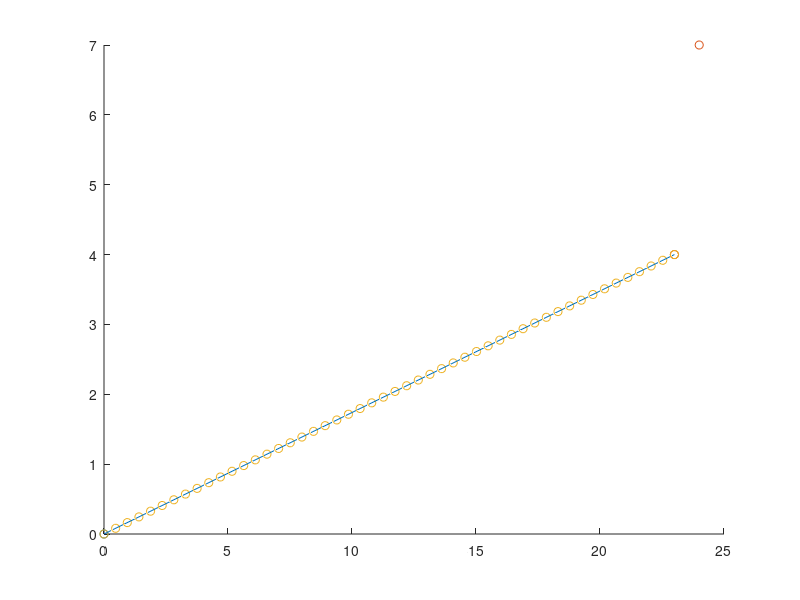

This chart was generated by the following MATLAB code: (Note: this script raises an error after producing the figure.)

function Log_cost_projected_approach2

% Parameters
%%%%%%%%%%%%%%%%%%%%%%%%%%%%%%%%%%%%%%%%%%%%%%%%%%%%%%%%%%%%%%%%%%%%%%%%%%%
param.dt = 1E-2;        % Time step length
param.nbData = 50;      % Number of datapoints
param.nbIter = 1000;    % Number of iterations for iLQR
param.nbPoints = 1;     % Number of viapoints
param.nbVarX = 3;       % State space dimension (x1,x2,x3)
param.nbVarU = 3;       % Control space dimension (dx1,dx2,dx3)
param.nbVarF = 2;       % Objective function dimension (f1,f2,f3, with f3 as orientation)
param.r = 100;          % Control weight term
param.nbObj = 2;

% defining the two objectives
%param.Obj3d = [[20.; -1.;0], [20.; 1.;0], [20;0;-1]];
%param.Obj3d = [[22.; -4.], [5.; 5.]];
%param.Obj3d = [[15.; 6.], [-2.; 3.]];
param.Obj3d = [[24; 7;5],[23; 4;10]];

% Initial robot pose
x0_3d = [0;0;0];


% generate the trajectory to be avoided for all objects exept goal (index 1)
param.traj3d = zeros(param.nbVarX, param.nbData, param.nbObj-1);

for i = 2:param.nbObj 
    param.traj3d(1,:,i-1) = linspace(0,param.Obj3d(1,i),param.nbData);
    param.traj3d(2,:,i-1) = linspace(0,param.Obj3d(2,i),param.nbData);
    param.traj3d(3,:,i-1) = linspace(0,param.Obj3d(3,i),param.nbData);
end


% -------------------------------------------------------------------------
% PLOTTING THE INITIAL SITUATION
figure
hold on
scatter3(x0_3d(1),x0_3d(2),x0_3d(3));
scatter3(param.Obj3d(1,:),param.Obj3d(2,:), param.Obj3d(3,:));

for j = 2:param.nbObj
    scatter3(param.traj3d(1,:,j-1), param.traj3d(2,:,j-1), param.traj3d(3,:,j-1));
    plot3([x0_3d(1) param.Obj3d(1,j)],[x0_3d(2) param.Obj3d(2,j)],[x0_3d(3) param.Obj3d(3,j)]);
end

size_rec = 0.5;

draw_cube(param.Obj3d(:,1), size_rec, 'green');

for i = 2:param.nbObj
    
   draw_cube(param.Obj3d(:,i), size_rec, 'red'); 
    
end

xlabel('x');
ylabel('y');
zlabel('z');
xlim([-2,30]);
ylim([-2,30]);
zlim([-2,30]);
grid on;
view(3);
hold off

% ------------------------------------------------------------------------

% defining the point of view of the observer
param.pov = [15; -10; 5];
param.ThetaX = 0;
param.ThetaY = 0;
param.ThetaZ = 0;

% projecting objectives and trajectories on viewplane
param.Obj = Point_Projection(param.Obj3d,param.ThetaX, param.ThetaY, param.ThetaZ, param.pov);
param.traj = zeros(param.nbVarX-1, param.nbData, param.nbObj-1);

for i = 1:param.nbObj-1
    param.traj(:,:,i) = Point_Projection(param.traj3d(:,:,i), param.ThetaX, param.ThetaY, param.ThetaZ, param.pov);
end

% computing the covariance matrix of the various goals
X_obj = param.Obj - mean(param.Obj, 2);

Cov = X_obj*X_obj'/(param.nbObj-1);
epsilon = 1E-4 * diag(ones(2));
Cov = Cov+epsilon; % ensure not to have a singular matrixx

% Compute the eigenvectos of the covariance matrix
[eig_vec, D] = eig(Cov);
eig_max = max(D, [], 'all');

% tuning the weights as a function of the eigenvalues
% start by sorting the eigenvalues and rearanging eigenvectors
[~,I] = sort(diag(D),'descend');
eig_vec = eig_vec(:,I);
D = diag([10,5])/eig_max;


% TUNING PARAMETERS ------------------------------------------------------

% Q2 matrix, keep away from unwanted trajectories
scaling_fact = 1000;


param.w2 = linspace(3000, 1500, param.nbData);

q = zeros(1,param.nbData);
q(:) = scaling_fact;
param.Q2 = kron(diag(q), eig_vec*D*eig_vec');


% Q1 brings end effector to right goal
param.Qf = param.nbData*param.w2(1)*scaling_fact*100;
Mat1 = eye(param.nbData);
Mat1(param.nbData, param.nbData) = param.Qf; %terminal weight
param.Q1 = kron(Mat1, eye(param.nbVarX)*100);

% Qp brings end effector to right goal in projection space
Mat2 = eye(param.nbData);
Mat2(param.nbData, param.nbData) = param.Qf;
param.Qp = kron(Mat2, eig_vec*eye(param.nbVarX-1)*eig_vec'*0);


% Defining the control matrix
R = speye((param.nbData-1)*param.nbVarU)*param.r;

%--------------------------------------------------------------------------

% Iterative LQR (iLQR)
%%%%%%%%%%%%%%%%%%%%%%%%%%%%%%%%%%%%%%%%%%%%%%%%%%%%%%%%%%%%%%%%%%%%%%%%%%%
u = zeros(param.nbVarU*(param.nbData-1), 1); %Initial commands

% projecting it on viewspace
x0 = Point_Projection(x0_3d, param.ThetaX, param.ThetaY, param.ThetaZ, param.pov);

% Transfer matrices (for linear system as single integrator)
Su0 = [zeros(param.nbVarX, (param.nbVarX)*(param.nbData-1)); tril(kron(ones(param.nbData-1), eye(param.nbVarX)*param.dt))];
Sx0 = kron(ones(param.nbData,1), eye(param.nbVarX));

for n=1:param.nbIter	
	x3d = reshape(Su0 * u + Sx0 * x0_3d, param.nbVarX, param.nbData); %System evolution  
    
    % computing the Jacobians and Hessian of the cost function around the
    % current trajectory
    Jx = Gradient_x(x3d, param);
    Ju = 2*R*u;
    
    Hxx = Hess_x(x3d, param);
    Huu = 2*R;

    
    % calculating the update step
    du = (Su0'*Hxx*Su0 + Huu)^(-1)*(-Su0'*Jx-Ju);
    
	% Estimate step size with backtracking line search method
	
	alpha = 1;
	cost0 = cost_fct(x3d, u, param, R);
    
    
	while 1
		utmp = u + du * alpha;
		xtmp = reshape(Su0 * utmp + Sx0 * x0_3d, param.nbVarX, param.nbData); %System evolution
        
        cost = cost_fct(xtmp, utmp, param, R);
                
        if cost < cost0 || alpha < 1E-4
			break;
        end
        
		alpha = alpha * 0.5;
    end
    
	u = u + du * alpha;
    
    clc;
    display(n);
	
	if norm(du * alpha) < 1E-2
		break; % Stop iLQR when solution is reached
    end
    
end
disp(['iLQR converged in ' num2str(n) ' iterations.']);

% retransforming everything in original frame

if abs(x3d(1,param.nbData) - param.Obj(1,1)) < 1E-5
    if abs(x3d(2, param.nbData) -param.Obj(2,1)) < 1E-5
        if abs(x3d(2, param.nbData)-param.Obj(2,1)) < 1E-5
        
            display("reached goal point");
        end
    end
end

%% Plot state space
%%%%%%%%%%%%%%%%%%%%%%%%%%%%%%%%%%%%%%%%%%%%%%%%%%%%%%%%%%%%%%%%%%%%%%%%%%%

% Plot projection ---------------------------------------------------------
x = Point_Projection(x3d, param.ThetaX, param.ThetaY, param.ThetaZ, param.pov);

figure('position',[10,10,600,600], 'color', [1 1 1]);
hold on;

% PLOT Cost isolines
%-------------------------------------------------------
Xs = linspace(-30,50,100);
[Grid_X, Grid_Y] = meshgrid(Xs);
Grid_X = reshape(Grid_X, 1, []);
Grid_Y = reshape(Grid_Y, 1, []);
Grid_coord = [Grid_X; Grid_Y];
costP = cost_plot(Grid_coord, param);
costP = reshape(costP, 100, 100);


size_rec = 0.75;
rec1_x = [param.Obj(1,1)-size_rec, param.Obj(1,1)-size_rec,  param.Obj(1,1)+size_rec, param.Obj(1,1)+size_rec];
rec1_y = [param.Obj(2,1)-size_rec, param.Obj(2,1)+size_rec, param.Obj(2,1)+size_rec, param.Obj(2,1)-size_rec];

patch(rec1_x, rec1_y, [0.4660 0.6740 0.1880]);
for j = 2:param.nbObj
    rec2_x = [param.Obj(1,j)-size_rec, param.Obj(1,j)-size_rec, param.Obj(1,j)+size_rec, param.Obj(1,j)+size_rec];
    rec2_y = [param.Obj(2,j)-size_rec, param.Obj(2,j)+size_rec, param.Obj(2,j)+size_rec, param.Obj(2,j)-size_rec];
    patch(rec2_x, rec2_y, [0.8500 0.3250 0.0980]);
end
plot(x(1,:),x(2,:),"LineWidth", 1.5, "Marker", 'o')

% plotting fastest path
plot([x0(1) param.Obj(1,2)], [x0(2) param.Obj(2,2)], 'color', [0.4940 0.1840 0.5560], "LineWidth", 0.8, "LineStyle", '--');
plot([x0(1) param.Obj(1,1)], [x0(2) param.Obj(2,1)], 'color', [0.4940 0.1840 0.5560], "LineWidth", 0.8, "LineStyle", '--');

xlim([-1, 15])
ylim([-1, 15])
grid on
axis off
hold off;


% Plotting the 3D trajectory-----------------------------------------------

figure('position',[10,10,600,600], 'color', [1 1 1]);
hold on
grid on

plot3(x3d(1,:),x3d(2,:),x3d(3,:),"LineWidth", 1.5);


% plotting the objectives
draw_cube(param.Obj3d(:,1), size_rec, [0.4660 0.6740 0.1880]);

for i = 2:param.nbObj
    
   draw_cube(param.Obj3d(:,i), size_rec, [0.8500 0.3250 0.0980]); 
    
end

plot3([x0_3d(1) param.Obj3d(1,1)], [x0_3d(2) param.Obj3d(2,1)], [x0_3d(3) param.Obj3d(3,1)], 'color', [0.4940 0.1840 0.5560], "LineWidth", 0.8, "LineStyle", '--');
plot3([x0_3d(1) param.Obj3d(1,2)], [x0_3d(2) param.Obj3d(2,2)], [x0_3d(3) param.Obj3d(3,2)], 'color', [0.4940 0.1840 0.5560], "LineWidth", 0.8, "LineStyle", '--');

Rx = [1 0 0; 0 cos(param.ThetaX) -sin(param.ThetaX); 0 sin(param.ThetaX) cos(param.ThetaX)];
Ry = [cos(param.ThetaY) 0 sin(param.ThetaY); 0 1 0; -sin(param.ThetaY) 0 cos(param.ThetaY)];
Rz = [cos(param.ThetaZ) -sin(param.ThetaZ) 0; sin(param.ThetaZ) cos(param.ThetaZ) 0; 0 0 1];

ey = [0;6;0];
ey_new = Rz*Ry*Rx*ey;

quiver3(param.pov(1), param.pov(2), param.pov(3), ey_new(1), ey_new(2), ey_new(3),"LineWidth", 5, 'color', 'b');
draw_cube(param.pov, 1, [0.9290 0.6940 0.1250])

xlim([-2,28]);
ylim([-15,15]);
zlim([-2,28]);
xlabel('x');
ylabel('y');
zlabel('z');

view(3);
hold off;

figure
Xs = linspace(-30,50,100);
[Grid_X, Grid_Y] = meshgrid(Xs);
mesh(Grid_X, Grid_Y,costP)


end

%GRADIENT function --------------------------------------------------------

function Jx = Gradient_x(X, param)
    %{ 
    Computes the gradient of the cost function with respect to the x
    X: (NxM) datapoints
    Jx: (NMx1) vector containing the gradient of each step

    %}
    
    % building projection matrix
    Rx = [1 0 0; 0 cos(param.ThetaX) -sin(param.ThetaX); 0 sin(param.ThetaX) cos(param.ThetaX)];
    Ry = [cos(param.ThetaY) 0 sin(param.ThetaY); 0 1 0; -sin(param.ThetaY) 0 cos(param.ThetaY)];
    Rz = [cos(param.ThetaZ) -sin(param.ThetaZ) 0; sin(param.ThetaZ) cos(param.ThetaZ) 0; 0 0 1];
    P = inv(Rz*Ry*Rx);
    P = P([1,3],:);
    
    X1 = reshape(X-param.Obj3d(:,1), param.nbVarX*param.nbData,1);
    Jx = 2*param.Q1*X1;
    
    % Projecting X on 2D viewplane to calcultate 2D Jacobian in viewplane
    Xp = Point_Projection(X, param.ThetaX, param.ThetaY, param.ThetaZ, param.pov);
    X1p = reshape(Xp-param.Obj(:,1), (param.nbVarX-1)*param.nbData, 1);
    
    Jxp = 2*param.Qp*X1p;
    
    for k = 1:param.nbData          % iterate over the points of trajectorx
        Q2 = param.Q2(2*k-1:2*k,2*k-1:2*k);
        
        for j = 1:param.nbObj-1     % iterate over the number of different objectives
            for i = 2:param.nbData  % iterate over the trajectory to avoid

                X2 = Xp(:,k)-param.traj(:,i,j);
                Jxp(2*k-1:2*k,:) = Jxp(2*k-1:2*k,:) - param.w2(i)*2*Q2*X2/((X2'*Q2*X2+1));

            end
        end   
    end
    
    % going from 2d Jacobian to the 3D one
    Jxp = reshape(Jxp, param.nbVarX-1, param.nbData);
    Jxp = reshape(P'*Jxp, param.nbVarX*param.nbData,1);
    Jx = Jx + Jxp;
 

end

function Jx = Gradient_plot(X,param)
    
    % -- NOT UP TO DATE: must update gradient calculation accountinf for
    % projection 
    % building projection matrix
    Rx = [1 0 0; 0 cos(param.ThetaX) -sin(param.ThetaX); 0 sin(param.ThetaX) cos(param.ThetaX)];
    Ry = [cos(param.ThetaY) 0 sin(param.ThetaY); 0 1 0; -sin(param.ThetaY) 0 cos(param.ThetaY)];
    Rz = [cos(param.ThetaZ) -sin(param.ThetaZ) 0; sin(param.ThetaZ) cos(param.ThetaZ) 0; 0 0 1];
    P = inv(Rz*Ry*Rx);
    P = P([1,3],:);
    

    Q1 = param.Q1(1:3,1:3);
    Q2 = param.Q2(1:2,1:2);
    [N,M] = size(X);
    Jx = zeros(N,M);
    Jxp = zeros(N-1, M);
    
    for k = 1:M
       X1 = X(:,k) - param.Obj3d(:,1);
       Jx(:,k) =  Q1*X1;
       
       Xp = Point_Projection(X,param.ThetaX, param.ThetaY, param.ThetaZ, param.pov);
       for i = 2:param.nbData
           
           for j = 1:param.nbObj-1
               X2 = Xp(:,k) - param.traj(:,i,j);
               Jxp(:,k) = Jxp(:,k) - param.w2(i)*2*Q2*X2/(X2'*Q2*X2+1);
               Jx(:,k) = Jx (:,k)+ P'*Jxp(:,k);
           end
       end
        
        
    end

end

% HESSIAN function --------------------------------------------------------

function Hxx = Hess_x(X, param)
    %{
    Returns the Hessian of the cost function around each one of the
    datapoints
    X (NxM) input data
    Hxx (N*NbrDataPoints) square matrix
    %}
    
    % building projection matrix
    Rx = [1 0 0; 0 cos(param.ThetaX) -sin(param.ThetaX); 0 sin(param.ThetaX) cos(param.ThetaX)];
    Ry = [cos(param.ThetaY) 0 sin(param.ThetaY); 0 1 0; -sin(param.ThetaY) 0 cos(param.ThetaY)];
    Rz = [cos(param.ThetaZ) -sin(param.ThetaZ) 0; sin(param.ThetaZ) cos(param.ThetaZ) 0; 0 0 1];
    P = inv(Rz*Ry*Rx);
    P = P([1,3],:);
    
    Q1 = param.Q1;
    Hxx = 2*Q1;
    
    % projecting trajectory on the viewplane
    Xp = Point_Projection(X, param.ThetaX, param.ThetaY, param.ThetaZ, param.pov);
    Hxxp = []; % Hessian for all points 
    
    for k = 1:param.nbData
        H2d = 2*param.Qp(2*k-1:2*k, 2*k-1:2*k);
        Q2 = param.Q2(2*k-1:2*k,2*k-1:2*k);
        
        for j = 1:param.nbObj-1         % iterate over the number of different objectives
            for i = 2:param.nbData      % iterate over the trajectory    
            
                % computing Hessian in projection space
                
                X2 = Xp(:,k)-param.traj(:,i,j);
                H2d = H2d - param.w2(i)*((2*Q2/((X2'*Q2*X2+1)) - 4*Q2*X2*(Q2*X2)'/((X2'*Q2*X2+1)^2))); 
                
            end
        end
        
        % from projection space Hessian compute original space
        % Hessian

        H3d = P'*H2d*P;
        Hxxp = blkdiag(Hxxp, H3d);
    end
  
   Hxx = Hxx + Hxxp;
      
end

% COST FUNCTION -----------------------------------------------------------

function cost = cost_fct(X, U, param, R)
    %{
    X (NxM)

    %}
    X1 = reshape(X-param.Obj3d(:,1), (param.nbVarX)*param.nbData,1);
    Q1 = param.Q1;
    
    cost = X1'*Q1*X1 + U'*R*U;
    
    %projecting points
    Xp = Point_Projection(X, param.ThetaX, param.ThetaY, param.ThetaZ, param.pov);
    X1p = reshape(Xp-param.Obj(:,1), (param.nbVarX-1)*param.nbData, 1);
    cost = cost + X1p'*param.Qp*X1p;
    
    for k = 1:param.nbData
        Q2 = param.Q2(2*k-1:2*k,2*k-1:2*k);
        for j = 1:param.nbObj-1        %iterating over points of the trajectory
           for i = 2:param.nbData      %iterating over the number of objectives

                X2 = Xp(:,k)-param.traj(:,i,j);
                cost = cost - param.w2(i)*log((X2'*Q2*X2+1));

            end
        end
    end
    
end


function cost = cost_plot(X, param)
    
    Q1 = param.Q1(1:3,1:3);
    Q2 = param.Q2(1:2,1:2);
    [~,M] = size(X);
    cost = zeros(1,M);
    
    for k = 1:M    
   
       for i = 1:param.nbData
           for j = 1:param.nbObj-1
               X2 = X(:,k) - param.traj(:,i,j);
               cost(:,k) = cost(:,k)-param.w2(i)*log(X2'*Q2*X2+1);
           end
       end
           
    end

end

% funcitons used fro report demonstration 

function Jx = Gradient_x_test(X, param)
    %{ 
    Computes the gradient of the cost function with respect to the x
    X: (NxM) datapoints
    Jx: (NMx1) vector containing the gradient of each step

    %}
    
    %building projection matrix
    Rx = [1 0 0; 0 cos(param.ThetaX) -sin(param.ThetaX); 0 sin(param.ThetaX) cos(param.ThetaX)];
    Ry = [cos(param.ThetaY) 0 sin(param.ThetaY); 0 1 0; -sin(param.ThetaY) 0 cos(param.ThetaY)];
    Rz = [cos(param.ThetaZ) -sin(param.ThetaZ) 0; sin(param.ThetaZ) cos(param.ThetaZ) 0; 0 0 1];
    P = inv(Rz*Ry*Rx);
    P = P([1,3],:);
    
    X1 = reshape(X-param.Obj3d(:,1), param.nbVarX*param.nbData,1);
    %Q2 = param.Q2;
    Jx = 2*param.Q1*X1;
    
    %Projecting X on 2D viewplane to calcultate 2D Jacobian in viewplane
    Xp = Point_Projection(X, param.ThetaX, param.ThetaY, param.ThetaZ, param.pov);
    %Xp = reshape(Xp, (param.nbVarX-1)*param.nbData, 1);
    X1p = reshape(Xp-param.Obj(:,1), (param.nbVarX-1)*param.nbData, 1);
    
    Jxp = 2*param.Qp*X1p;
    
    for k = 1:param.nbData          %iterate over the points of trajectorx
        Q2 = param.Q2(2*k-1:2*k,2*k-1:2*k);
        
        for j = 1:param.nbObj-1     %iterate over the number of different objectives
              %iterate over the trajectory to avoid

                X2 = Xp(:,k)-param.Obj(:,2);
                Jxp(2*k-1:2*k,:) = Jxp(2*k-1:2*k,:) - param.w2(1)*2*Q2*X2/((X2'*Q2*X2));
    %             Jxp = param.w2(i)*2*param.Q2*X2/((X2'*Q2*X2));
    %             Jxp3 = reshape(Jxp, param.nbVarX-1, param.nbData);
    %             Jxp3 = reshape(P'*Jxp3, param.nbVarX*param.nbData,1);
    %             Jx = Jx + Jxp3;
            
        end   
    end
    
    %going from 2d Jacobian to the 3D one
    Jxp = reshape(Jxp, param.nbVarX-1, param.nbData);
    Jxp = reshape(P'*Jxp, param.nbVarX*param.nbData,1);
    Jx = Jx + Jxp;
 

end

function cost = cost_fct_test(X, U, param, R)
    %{
    X (NxM)

    %}
    X1 = reshape(X-param.Obj3d(:,1), (param.nbVarX)*param.nbData,1);
    Q1 = param.Q1;
    
    cost = X1'*Q1*X1 + U'*R*U;
    
    %projecting points
    Xp = Point_Projection(X, param.ThetaX, param.ThetaY, param.ThetaZ, param.pov);
    X1p = reshape(Xp-param.Obj(:,1), (param.nbVarX-1)*param.nbData, 1);
    cost = cost + X1p'*param.Qp*X1p;
    
    for k = 1:param.nbData
        Q2 = param.Q2(2*k-1:2*k,2*k-1:2*k);
        for j = 1:param.nbObj-1        %iterating over points of the trajectory
            %iterating over the number of objectives

            X2 = Xp(:,k)-param.Obj(:,2);
            cost = cost - param.w2(1)*log((X2'*Q2*X2));

            
        end
    end
    
end

function Hxx = Hess_x_test(X, param)
    %{
    Returns the Hessian of the cost function around each one of the
    datapoints
    X (NxM) input data
    Hxx (N*NbrDataPoints) square matrix
    %}
    
    %building projection matrix
    Rx = [1 0 0; 0 cos(param.ThetaX) -sin(param.ThetaX); 0 sin(param.ThetaX) cos(param.ThetaX)];
    Ry = [cos(param.ThetaY) 0 sin(param.ThetaY); 0 1 0; -sin(param.ThetaY) 0 cos(param.ThetaY)];
    Rz = [cos(param.ThetaZ) -sin(param.ThetaZ) 0; sin(param.ThetaZ) cos(param.ThetaZ) 0; 0 0 1];
    P = inv(Rz*Ry*Rx);
    P = P([1,3],:);
    
    Q1 = param.Q1;
    Hxx = 2*Q1;
    
    %projecting trajectory on the viewplane
    Xp = Point_Projection(X, param.ThetaX, param.ThetaY, param.ThetaZ, param.pov);
    Hxxp = []; %Hessian for all points 
    
    for k = 1:param.nbData
        H2d = 2*param.Qp(2*k-1:2*k, 2*k-1:2*k);
        Q2 = param.Q2(2*k-1:2*k,2*k-1:2*k);
        %H3d = zeros(param.nbVarX);
        
        for j = 1:param.nbObj-1         %iterate over the number of different objectives
               
            
            %computing Hessian in projection space
            %Q2 = param.Q2(2*k-1:2*k,2*k-1:2*k);
            X2 = Xp(:,k)-param.Obj(:,2);
            H2d = H2d - param.w2(1)*((2*Q2/((X2'*Q2*X2)) - 4*Q2*X2*(Q2*X2)'/((X2'*Q2*X2)^2))); 
                
            
        end
        
        %from projection space Hessian compute original space
        %Hessian

        H3d = P'*H2d*P;
        Hxxp = blkdiag(Hxxp, H3d);
    end
  
   Hxx = Hxx + Hxxp;
      
end